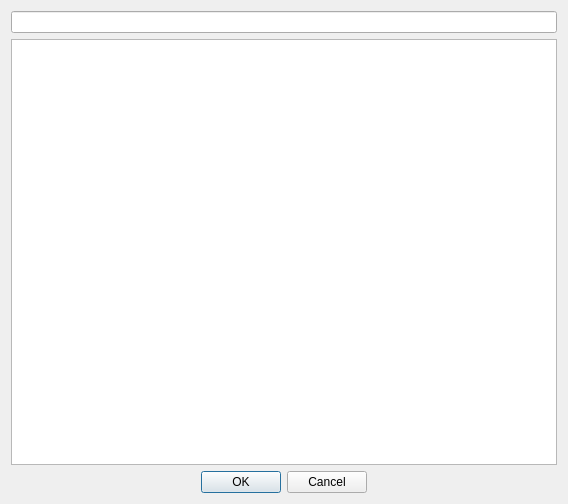
<?xml version="1.0" encoding="UTF-8"?>
<ui version="4.0">
 <class>GrSelector</class>
 <widget class="QDialog" name="GrSelector">
  <property name="geometry">
   <rect>
    <x>0</x>
    <y>0</y>
    <width>568</width>
    <height>504</height>
   </rect>
  </property>
  <property name="windowTitle">
   <string>Dialog</string>
  </property>
  <layout class="QVBoxLayout" name="verticalLayout">
   <item>
    <widget class="QLineEdit" name="leQuickSearch"/>
   </item>
   <item>
    <widget class="TableWidget" name="tblData"/>
   </item>
   <item>
    <layout class="QHBoxLayout" name="horizontalLayout">
     <item>
      <spacer name="horizontalSpacer">
       <property name="orientation">
        <enum>Qt::Horizontal</enum>
       </property>
       <property name="sizeHint" stdset="0">
        <size>
         <width>40</width>
         <height>20</height>
        </size>
       </property>
      </spacer>
     </item>
     <item>
      <widget class="QPushButton" name="btnOk">
       <property name="text">
        <string>OK</string>
       </property>
      </widget>
     </item>
     <item>
      <widget class="QPushButton" name="btnCancel">
       <property name="text">
        <string>Cancel</string>
       </property>
      </widget>
     </item>
     <item>
      <spacer name="horizontalSpacer_2">
       <property name="orientation">
        <enum>Qt::Horizontal</enum>
       </property>
       <property name="sizeHint" stdset="0">
        <size>
         <width>40</width>
         <height>20</height>
        </size>
       </property>
      </spacer>
     </item>
    </layout>
   </item>
  </layout>
 </widget>
 <customwidgets>
  <customwidget>
   <class>TableWidget</class>
   <extends>QTableWidget</extends>
   <header location="global">tablewidget.h</header>
  </customwidget>
 </customwidgets>
 <resources/>
 <connections/>
</ui>
